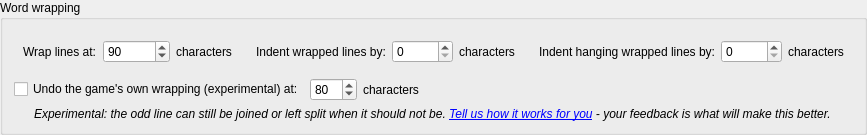
        <widget class="QGroupBox" name="groupBox_wrapping">
         <property name="sizePolicy">
          <sizepolicy hsizetype="Preferred" vsizetype="Preferred">
           <horstretch>0</horstretch>
           <verstretch>0</verstretch>
          </sizepolicy>
         </property>
         <property name="layoutDirection">
          <enum>Qt::LayoutDirection::LeftToRight</enum>
         </property>
         <property name="title">
          <string>Word wrapping</string>
         </property>
         <layout class="QVBoxLayout" name="verticalLayout_groupBox_wrapping">
          <item>
           <layout class="QHBoxLayout" name="horizontalLayout_groupBox_wrapping">
          <item>
           <widget class="QFrame" name="frame_wrap_at">
            <property name="frameShape">
             <enum>QFrame::Shape::NoFrame</enum>
            </property>
            <layout class="QHBoxLayout" name="horizontalLayout_frame_wrap_at">
             <item>
              <widget class="QLabel" name="label_wrap_at_spinBox">
               <property name="sizePolicy">
                <sizepolicy hsizetype="Preferred" vsizetype="Preferred">
                 <horstretch>0</horstretch>
                 <verstretch>0</verstretch>
                </sizepolicy>
               </property>
               <property name="maximumSize">
                <size>
                 <width>200</width>
                 <height>16777215</height>
                </size>
               </property>
               <property name="text">
                <string>Wrap lines at:</string>
               </property>
               <property name="buddy">
                <cstring>wrap_at_spinBox</cstring>
               </property>
              </widget>
             </item>
             <item>
              <widget class="QSpinBox" name="wrap_at_spinBox">
               <property name="minimum">
                <number>1</number>
               </property>
               <property name="maximum">
                <number>999999</number>
               </property>
               <property name="value">
                <number>90</number>
               </property>
              </widget>
             </item>
             <item>
              <widget class="QLabel" name="label_23">
               <property name="text">
                <string>characters</string>
               </property>
               <property name="buddy">
                <cstring>wrap_at_spinBox</cstring>
               </property>
              </widget>
             </item>
            </layout>
           </widget>
          </item>
          <item>
           <widget class="QFrame" name="frame_indent_wrapped">
            <property name="frameShape">
             <enum>QFrame::Shape::NoFrame</enum>
            </property>
            <layout class="QHBoxLayout" name="horizontalLayout_frame_indent_wrapped">
             <item>
              <widget class="QLabel" name="label_indent_wrapped_spinBox">
               <property name="sizePolicy">
                <sizepolicy hsizetype="Preferred" vsizetype="Preferred">
                 <horstretch>0</horstretch>
                 <verstretch>0</verstretch>
                </sizepolicy>
               </property>
               <property name="maximumSize">
                <size>
                 <width>200</width>
                 <height>16777215</height>
                </size>
               </property>
               <property name="text">
                <string>Indent wrapped lines by:</string>
               </property>
               <property name="buddy">
                <cstring>indent_wrapped_spinBox</cstring>
               </property>
              </widget>
             </item>
             <item>
              <widget class="QSpinBox" name="indent_wrapped_spinBox">
               <property name="minimum">
                <number>0</number>
               </property>
               <property name="maximum">
                <number>99999</number>
               </property>
               <property name="value">
                <number>0</number>
               </property>
              </widget>
             </item>
             <item>
              <widget class="QLabel" name="label_25">
               <property name="text">
                <string>characters</string>
               </property>
               <property name="buddy">
                <cstring>indent_wrapped_spinBox</cstring>
               </property>
              </widget>
             </item>
            </layout>
           </widget>
          </item>
          <item>
           <widget class="QFrame" name="frame_hanging_indent_wrapped">
            <property name="frameShape">
             <enum>QFrame::Shape::NoFrame</enum>
            </property>
            <layout class="QHBoxLayout" name="horizontalLayout_frame_hanging_indent_wrapped">
             <item>
              <widget class="QLabel" name="label_hanging_indent_wrapped">
               <property name="sizePolicy">
                <sizepolicy hsizetype="Preferred" vsizetype="Preferred">
                 <horstretch>0</horstretch>
                 <verstretch>0</verstretch>
                </sizepolicy>
               </property>
               <property name="maximumSize">
                <size>
                 <width>200</width>
                 <height>16777215</height>
                </size>
               </property>
               <property name="toolTip">
                <string>&lt;p&gt;Subsequent wrapped lines will be indented by this amount.&lt;/p&gt;</string>
               </property>
               <property name="accessibleDescription">
                <string>Subsequent wrapped lines will be indented by this amount.</string>
               </property>
               <property name="text">
                <string>Indent hanging wrapped lines by:</string>
               </property>
               <property name="buddy">
                <cstring>hanging_indent_wrapped_spinBox</cstring>
               </property>
              </widget>
             </item>
             <item>
              <widget class="QSpinBox" name="hanging_indent_wrapped_spinBox">
               <property name="minimum">
                <number>0</number>
               </property>
               <property name="maximum">
                <number>99999</number>
               </property>
               <property name="value">
                <number>0</number>
               </property>
              </widget>
             </item>
             <item>
              <widget class="QLabel" name="label_41">
               <property name="text">
                <string>characters</string>
               </property>
               <property name="buddy">
                <cstring>hanging_indent_wrapped_spinBox</cstring>
               </property>
              </widget>
             </item>
            </layout>
           </widget>
          </item>
           </layout>
          </item>
          <item>
           <layout class="QHBoxLayout" name="horizontalLayout_undo_server_wrap">
            <item>
             <widget class="QCheckBox" name="checkBox_undoServerWrap">
              <property name="toolTip">
               <string>&lt;p&gt;Some games wrap their own lines and offer no way to turn that off, which makes triggers awkward to write: the text a trigger sees can be split mid-sentence. This option joins those wrapped lines back together before triggers run, so triggers always see whole lines and the wrapping above applies for display instead.&lt;/p&gt;&lt;p&gt;Set the column to the width the game wraps at (very often 80). Only lines from the game are affected.&lt;/p&gt;&lt;p&gt;&lt;i&gt;This feature is experimental: it tells wrapped prose apart from prompts, tables and ASCII art by their shape, so the occasional line may still be joined or left split when it should not be.&lt;/i&gt;&lt;/p&gt;</string>
              </property>
              <property name="text">
               <string>Undo the game's own wrapping (experimental) at:</string>
              </property>
             </widget>
            </item>
            <item>
             <widget class="QSpinBox" name="undo_server_wrap_width_spinBox">
              <property name="minimum">
               <number>20</number>
              </property>
              <property name="maximum">
               <number>500</number>
              </property>
              <property name="value">
               <number>80</number>
              </property>
             </widget>
            </item>
            <item>
             <widget class="QLabel" name="label_undo_server_wrap_characters">
              <property name="text">
               <string>characters</string>
              </property>
              <property name="buddy">
               <cstring>undo_server_wrap_width_spinBox</cstring>
              </property>
             </widget>
            </item>
            <item>
             <spacer name="horizontalSpacer_undo_server_wrap">
              <property name="orientation">
               <enum>Qt::Orientation::Horizontal</enum>
              </property>
              <property name="sizeHint" stdset="0">
               <size>
                <width>40</width>
                <height>20</height>
               </size>
              </property>
             </spacer>
            </item>
           </layout>
          </item>
          <item>
           <widget class="QLabel" name="label_undo_server_wrap_experimental">
            <property name="visible">
             <bool>false</bool>
            </property>
            <property name="text">
             <string>&lt;i&gt;Experimental: the odd line can still be joined or left split when it should not be. &lt;a href=&quot;https://github.com/Mudlet/Mudlet/issues&quot;&gt;Tell us how it works for you&lt;/a&gt; - your feedback is what will make this better.&lt;/i&gt;</string>
            </property>
            <property name="wordWrap">
             <bool>true</bool>
            </property>
            <property name="indent">
             <number>20</number>
            </property>
            <property name="openExternalLinks">
             <bool>true</bool>
            </property>
           </widget>
          </item>
         </layout>
        </widget>
